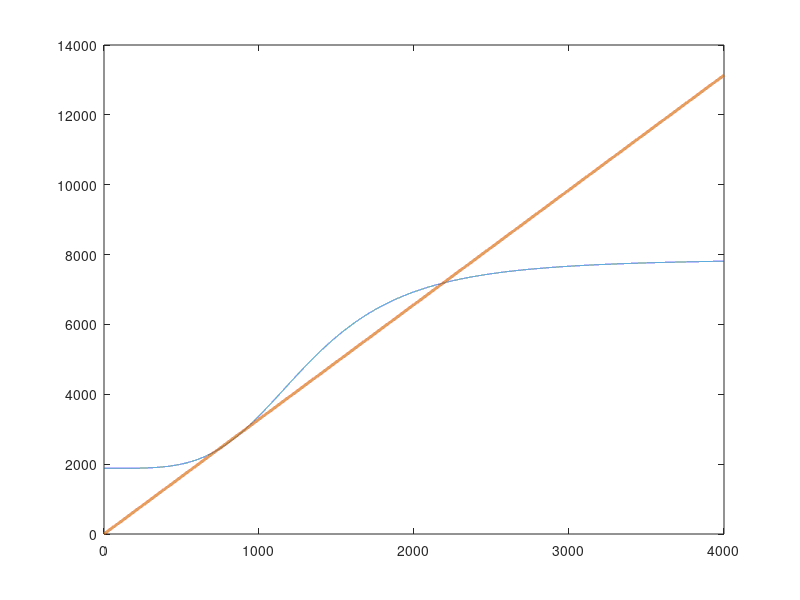

Recreate this plot in MATLAB. (Note: this script raises an error after producing the figure.)
% This script demonstrates an example of manual estimation of the model's
% parameters using the intersection of two functions ("fun1" and "fun2") 
% for modelling 3 real positive steady states. The proposed set of 
% parameter values is then used for numerical solving of the equation 
% "fun1 - fun2 = 0" to confirm that they generate the required steady states.
%
% Author: Fedor Shmarov

% parameter values
t_act = 1880;
t_vm = 6000;
t_kp = 3e12;
t20 = 1.5;
n = 4;
il2 = 1.0;
il20 = 36.5;
k2 = 1.0;
k20 = 2.7e-6;
gf2 = 1.0;
gf20 = 36.5;
d20 = 5.05e-7;

% solving the equation "fun1 - fun2 = 0" graphically
GF = 0:0.1:4000;
fun1 = t_vm*GF.^n./(t_kp+GF.^n) + t_act;
fun2 = t20*(il20/il2)*sqrt((k20/k2))*(gf20/gf2)*GF;
plot(GF, fun1, GF, fun2, 'LineWidth', 2);

% solving the equation "fun1 - fun2 = 0" numerically
syms GF;
eqn = t_vm*GF^n/(t_kp+GF^n) + t_act - t20*(il20/il2)*(gf20/(sc2gf*sqrt(sc2/sc2ta)+ta2gf*sqrt((ta2+sc2)/ta2d)))*GF == 0;
sol = vpasolve(eqn, GF);



